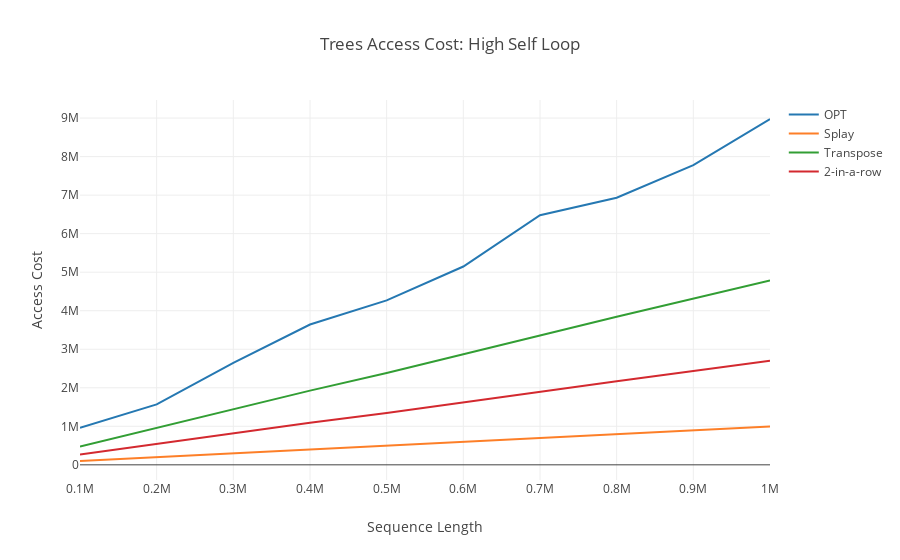
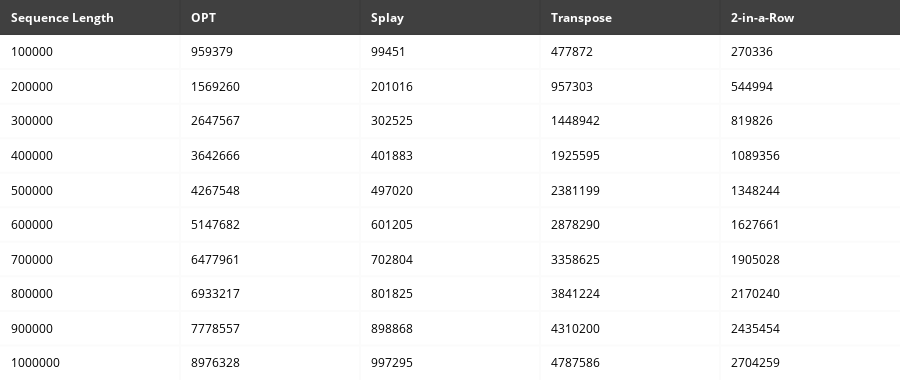

Notebook code cell kept with these figures, in order:
### Code cell
df = pd.read_csv('trees/staticMarkovHighTreesAccessCost.csv')

trace1 = go.Scatter(
                    x=df['Sequence Length'], y=df['Access Costs'], # Data
                    mode='lines', name='OPT',
                    line = dict(color = ('rgb(37, 120, 178)'))
                   )

df = pd.read_csv('trees/mtfMarkovHighTreesAccessCost.csv')

trace2 = go.Scatter(
                    x=df['Sequence Length'], y=df['Access Costs'], # Data
                    mode='lines', name='Splay',
                    line = dict(color = ('rgb(253, 127, 40)'))
                   )

df = pd.read_csv('trees/transposeMarkovHighTreesAccessCost.csv')

trace3 = go.Scatter(
                    x=df['Sequence Length'], y=df['Access Costs'], # Data
                    mode='lines', name='Transpose',
                    line = dict(color = ('rgb(50, 158, 52)'))
                   )

df = pd.read_csv('trees/kInARowMarkovHighTreesAccessCost.csv')

trace4 = go.Scatter(
                    x=df['Sequence Length'], y=df['Access Costs'], # Data
                    mode='lines', name='2-in-a-row',
                    line = dict(color = ('rgb(211, 41, 47)'))
                   )



layout = go.Layout(title='Trees Access Cost: High Self Loop',
                   plot_bgcolor='rgb(255, 255,255)',
                   xaxis=dict(title='Sequence Length'),
                   yaxis=dict(title='Access Cost'))

fig = go.Figure(data=[trace1, trace2, trace3, trace4], layout=layout)

# Plot data in the notebook
iplot(fig)

df = pd.read_csv('table/MarkovHighTrees.csv')
colorscale = [[0, '#000000'],[.5, '#FFFFFF'],[1, '#ffffff']]
table = ff.create_table(df, colorscale=colorscale)
iplot(table)

### Figure 1 — Plotly figure (JSON) as saved in the notebook; plotly's stock layout.template omitted (floating-point values rounded to 4 significant figures)
{"data": [{"line": {"color": "rgb(37, 120, 178)"}, "mode": "lines", "name": "OPT", "type": "scatter", "uid": "728b6695-b8ef-4bd9-b395-8a721573b3e0", "x": [100000, 200000, 300000, 400000, 500000, 600000, 700000, 800000, 900000, 1000000], "y": [959379, 1569260, 2647567, 3642666, 4267548, 5147682, 6477961, 6933217, 7778557, 8976328]}, {"line": {"color": "rgb(253, 127, 40)"}, "mode": "lines", "name": "Splay", "type": "scatter", "uid": "705e67d2-f612-412c-b08d-0619a19542f4", "x": [100000, 200000, 300000, 400000, 500000, 600000, 700000, 800000, 900000, 1000000], "y": [99451, 201016, 302525, 401883, 497020, 601205, 702804, 801825, 898868, 997295]}, {"line": {"color": "rgb(50, 158, 52)"}, "mode": "lines", "name": "Transpose", "type": "scatter", "uid": "96c83568-e55b-48ad-b71c-6dc1b10be99b", "x": [100000, 200000, 300000, 400000, 500000, 600000, 700000, 800000, 900000, 1000000], "y": [477872, 957303, 1448942, 1925595, 2381199, 2878290, 3358625, 3841224, 4310200, 4787586]}, {"line": {"color": "rgb(211, 41, 47)"}, "mode": "lines", "name": "2-in-a-row", "type": "scatter", "uid": "65a29829-27bd-49eb-b469-26bcd7056b55", "x": [100000, 200000, 300000, 400000, 500000, 600000, 700000, 800000, 900000, 1000000], "y": [270336, 544994, 819826, 1089356, 1348244, 1627661, 1905028, 2170240, 2435454, 2704259]}], "layout": {"plot_bgcolor": "rgb(255, 255,255)", "title": "Trees Access Cost: High Self Loop", "xaxis": {"title": "Sequence Length"}, "yaxis": {"title": "Access Cost"}}}

### Figure 2 — Plotly figure (JSON) as saved in the notebook; plotly's stock layout.template omitted (floating-point values rounded to 4 significant figures)
{"data": [{"colorscale": [[0, "#000000"], [0.5, "#FFFFFF"], [1, "#ffffff"]], "hoverinfo": "none", "opacity": 0.75, "showscale": false, "type": "heatmap", "uid": "37fe2be2-8043-49d4-b0ff-7a4f066cc498", "z": [[0, 0, 0, 0, 0], [0.5, 0.5, 0.5, 0.5, 0.5], [1, 1, 1, 1, 1], [0.5, 0.5, 0.5, 0.5, 0.5], [1, 1, 1, 1, 1], [0.5, 0.5, 0.5, 0.5, 0.5], [1, 1, 1, 1, 1], [0.5, 0.5, 0.5, 0.5, 0.5], [1, 1, 1, 1, 1], [0.5, 0.5, 0.5, 0.5, 0.5], [1, 1, 1, 1, 1]]}], "layout": {"annotations": [{"align": "left", "font": {"color": "#ffffff"}, "showarrow": false, "text": "<b>Sequence Length</b>", "x": -0.45, "xanchor": "left", "xref": "x", "y": 0, "yref": "y"}, {"align": "left", "font": {"color": "#ffffff"}, "showarrow": false, "text": "<b>OPT</b>", "x": 0.55, "xanchor": "left", "xref": "x", "y": 0, "yref": "y"}, {"align": "left", "font": {"color": "#ffffff"}, "showarrow": false, "text": "<b>Splay</b>", "x": 1.55, "xanchor": "left", "xref": "x", "y": 0, "yref": "y"}, {"align": "left", "font": {"color": "#ffffff"}, "showarrow": false, "text": "<b>Transpose</b>", "x": 2.55, "xanchor": "left", "xref": "x", "y": 0, "yref": "y"}, {"align": "left", "font": {"color": "#ffffff"}, "showarrow": false, "text": "<b>2-in-a-Row</b>", "x": 3.55, "xanchor": "left", "xref": "x", "y": 0, "yref": "y"}, {"align": "left", "font": {"color": "#000000"}, "showarrow": false, "text": "100000", "x": -0.45, "xanchor": "left", "xref": "x", "y": 1, "yref": "y"}, {"align": "left", "font": {"color": "#000000"}, "showarrow": false, "text": "959379", "x": 0.55, "xanchor": "left", "xref": "x", "y": 1, "yref": "y"}, {"align": "left", "font": {"color": "#000000"}, "showarrow": false, "text": "99451", "x": 1.55, "xanchor": "left", "xref": "x", "y": 1, "yref": "y"}, {"align": "left", "font": {"color": "#000000"}, "showarrow": false, "text": "477872", "x": 2.55, "xanchor": "left", "xref": "x", "y": 1, "yref": "y"}, {"align": "left", "font": {"color": "#000000"}, "showarrow": false, "text": "270336", "x": 3.55, "xanchor": "left", "xref": "x", "y": 1, "yref": "y"}, {"align": "left", "font": {"color": "#000000"}, "showarrow": false, "text": "200000", "x": -0.45, "xanchor": "left", "xref": "x", "y": 2, "yref": "y"}, {"align": "left", "font": {"color": "#000000"}, "showarrow": false, "text": "1569260", "x": 0.55, "xanchor": "left", "xref": "x", "y": 2, "yref": "y"}, {"align": "left", "font": {"color": "#000000"}, "showarrow": false, "text": "201016", "x": 1.55, "xanchor": "left", "xref": "x", "y": 2, "yref": "y"}, {"align": "left", "font": {"color": "#000000"}, "showarrow": false, "text": "957303", "x": 2.55, "xanchor": "left", "xref": "x", "y": 2, "yref": "y"}, {"align": "left", "font": {"color": "#000000"}, "showarrow": false, "text": "544994", "x": 3.55, "xanchor": "left", "xref": "x", "y": 2, "yref": "y"}, {"align": "left", "font": {"color": "#000000"}, "showarrow": false, "text": "300000", "x": -0.45, "xanchor": "left", "xref": "x", "y": 3, "yref": "y"}, {"align": "left", "font": {"color": "#000000"}, "showarrow": false, "text": "2647567", "x": 0.55, "xanchor": "left", "xref": "x", "y": 3, "yref": "y"}, {"align": "left", "font": {"color": "#000000"}, "showarrow": false, "text": "302525", "x": 1.55, "xanchor": "left", "xref": "x", "y": 3, "yref": "y"}, {"align": "left", "font": {"color": "#000000"}, "showarrow": false, "text": "1448942", "x": 2.55, "xanchor": "left", "xref": "x", "y": 3, "yref": "y"}, {"align": "left", "font": {"color": "#000000"}, "showarrow": false, "text": "819826", "x": 3.55, "xanchor": "left", "xref": "x", "y": 3, "yref": "y"}, {"align": "left", "font": {"color": "#000000"}, "showarrow": false, "text": "400000", "x": -0.45, "xanchor": "left", "xref": "x", "y": 4, "yref": "y"}, {"align": "left", "font": {"color": "#000000"}, "showarrow": false, "text": "3642666", "x": 0.55, "xanchor": "left", "xref": "x", "y": 4, "yref": "y"}, {"align": "left", "font": {"color": "#000000"}, "showarrow": false, "text": "401883", "x": 1.55, "xanchor": "left", "xref": "x", "y": 4, "yref": "y"}, {"align": "left", "font": {"color": "#000000"}, "showarrow": false, "text": "1925595", "x": 2.55, "xanchor": "left", "xref": "x", "y": 4, "yref": "y"}, {"align": "left", "font": {"color": "#000000"}, "showarrow": false, "text": "1089356", "x": 3.55, "xanchor": "left", "xref": "x", "y": 4, "yref": "y"}, {"align": "left", "font": {"color": "#000000"}, "showarrow": false, "text": "500000", "x": -0.45, "xanchor": "left", "xref": "x", "y": 5, "yref": "y"}, {"align": "left", "font": {"color": "#000000"}, "showarrow": false, "text": "4267548", "x": 0.55, "xanchor": "left", "xref": "x", "y": 5, "yref": "y"}, {"align": "left", "font": {"color": "#000000"}, "showarrow": false, "text": "497020", "x": 1.55, "xanchor": "left", "xref": "x", "y": 5, "yref": "y"}, {"align": "left", "font": {"color": "#000000"}, "showarrow": false, "text": "2381199", "x": 2.55, "xanchor": "left", "xref": "x", "y": 5, "yref": "y"}, {"align": "left", "font": {"color": "#000000"}, "showarrow": false, "text": "1348244", "x": 3.55, "xanchor": "left", "xref": "x", "y": 5, "yref": "y"}, {"align": "left", "font": {"color": "#000000"}, "showarrow": false, "text": "600000", "x": -0.45, "xanchor": "left", "xref": "x", "y": 6, "yref": "y"}, {"align": "left", "font": {"color": "#000000"}, "showarrow": false, "text": "5147682", "x": 0.55, "xanchor": "left", "xref": "x", "y": 6, "yref": "y"}, {"align": "left", "font": {"color": "#000000"}, "showarrow": false, "text": "601205", "x": 1.55, "xanchor": "left", "xref": "x", "y": 6, "yref": "y"}, {"align": "left", "font": {"color": "#000000"}, "showarrow": false, "text": "2878290", "x": 2.55, "xanchor": "left", "xref": "x", "y": 6, "yref": "y"}, {"align": "left", "font": {"color": "#000000"}, "showarrow": false, "text": "1627661", "x": 3.55, "xanchor": "left", "xref": "x", "y": 6, "yref": "y"}, {"align": "left", "font": {"color": "#000000"}, "showarrow": false, "text": "700000", "x": -0.45, "xanchor": "left", "xref": "x", "y": 7, "yref": "y"}, {"align": "left", "font": {"color": "#000000"}, "showarrow": false, "text": "6477961", "x": 0.55, "xanchor": "left", "xref": "x", "y": 7, "yref": "y"}, {"align": "left", "font": {"color": "#000000"}, "showarrow": false, "text": "702804", "x": 1.55, "xanchor": "left", "xref": "x", "y": 7, "yref": "y"}, {"align": "left", "font": {"color": "#000000"}, "showarrow": false, "text": "3358625", "x": 2.55, "xanchor": "left", "xref": "x", "y": 7, "yref": "y"}, {"align": "left", "font": {"color": "#000000"}, "showarrow": false, "text": "1905028", "x": 3.55, "xanchor": "left", "xref": "x", "y": 7, "yref": "y"}, {"align": "left", "font": {"color": "#000000"}, "showarrow": false, "text": "800000", "x": -0.45, "xanchor": "left", "xref": "x", "y": 8, "yref": "y"}, {"align": "left", "font": {"color": "#000000"}, "showarrow": false, "text": "6933217", "x": 0.55, "xanchor": "left", "xref": "x", "y": 8, "yref": "y"}, {"align": "left", "font": {"color": "#000000"}, "showarrow": false, "text": "801825", "x": 1.55, "xanchor": "left", "xref": "x", "y": 8, "yref": "y"}, {"align": "left", "font": {"color": "#000000"}, "showarrow": false, "text": "3841224", "x": 2.55, "xanchor": "left", "xref": "x", "y": 8, "yref": "y"}, {"align": "left", "font": {"color": "#000000"}, "showarrow": false, "text": "2170240", "x": 3.55, "xanchor": "left", "xref": "x", "y": 8, "yref": "y"}, {"align": "left", "font": {"color": "#000000"}, "showarrow": false, "text": "900000", "x": -0.45, "xanchor": "left", "xref": "x", "y": 9, "yref": "y"}, {"align": "left", "font": {"color": "#000000"}, "showarrow": false, "text": "7778557", "x": 0.55, "xanchor": "left", "xref": "x", "y": 9, "yref": "y"}, {"align": "left", "font": {"color": "#000000"}, "showarrow": false, "text": "898868", "x": 1.55, "xanchor": "left", "xref": "x", "y": 9, "yref": "y"}, {"align": "left", "font": {"color": "#000000"}, "showarrow": false, "text": "4310200", "x": 2.55, "xanchor": "left", "xref": "x", "y": 9, "yref": "y"}, {"align": "left", "font": {"color": "#000000"}, "showarrow": false, "text": "2435454", "x": 3.55, "xanchor": "left", "xref": "x", "y": 9, "yref": "y"}, {"align": "left", "font": {"color": "#000000"}, "showarrow": false, "text": "1000000", "x": -0.45, "xanchor": "left", "xref": "x", "y": 10, "yref": "y"}, {"align": "left", "font": {"color": "#000000"}, "showarrow": false, "text": "8976328", "x": 0.55, "xanchor": "left", "xref": "x", "y": 10, "yref": "y"}, {"align": "left", "font": {"color": "#000000"}, "showarrow": false, "text": "997295", "x": 1.55, "xanchor": "left", "xref": "x", "y": 10, "yref": "y"}, {"align": "left", "font": {"color": "#000000"}, "showarrow": false, "text": "4787586", "x": 2.55, "xanchor": "left", "xref": "x", "y": 10, "yref": "y"}, {"align": "left", "font": {"color": "#000000"}, "showarrow": false, "text": "2704259", "x": 3.55, "xanchor": "left", "xref": "x", "y": 10, "yref": "y"}], "height": 380, "margin": {"b": 0, "l": 0, "r": 0, "t": 0}, "xaxis": {"dtick": 1, "gridwidth": 2, "showticklabels": false, "tick0": -0.5, "ticks": "", "zeroline": false}, "yaxis": {"autorange": "reversed", "dtick": 1, "gridwidth": 2, "showticklabels": false, "tick0": 0.5, "ticks": "", "zeroline": false}}}
